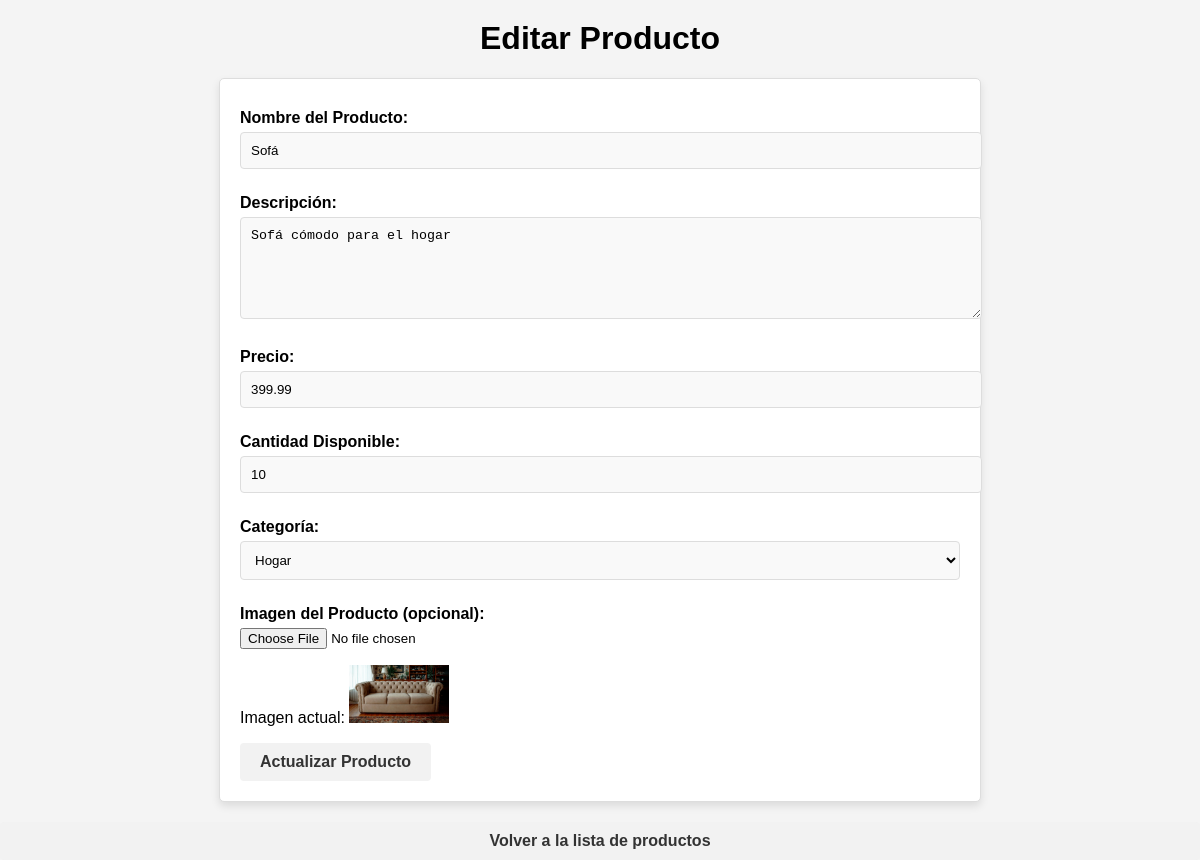
The page /mgmtProducts/edit_products.php?id=4 on the database its author committed.
### tables this page shows
CREATE TABLE `productos` (
  `producto_id` int NOT NULL AUTO_INCREMENT,
  `nombre` varchar(100) NOT NULL,
  `descripcion` varchar(255) DEFAULT NULL,
  `precio` decimal(10,2) NOT NULL,
  `cantidad_disponible` int NOT NULL,
  `categoria_id` int DEFAULT NULL,
  `imagen` varchar(255) DEFAULT NULL,
  PRIMARY KEY (`producto_id`),
  KEY `categoria_id` (`categoria_id`),
  CONSTRAINT `productos_ibfk_1` FOREIGN KEY (`categoria_id`) REFERENCES `categorias` (`categoria_id`)
);

### mgmtProducts/edit_products.php (the view, shortened to what this page needs)
<?php
include '../config/db_config.php';
if (isset($_GET['id'])) {
    $producto_id = $_GET['id'];
    $sql = "SELECT * FROM Productos WHERE producto_id = ?";
    $stmt = $conn->prepare($sql);
    $stmt->bind_param("i", $producto_id);
    $stmt->execute();
    $result = $stmt->get_result();
    $producto = $result->fetch_assoc();
} else {
    echo "ID de producto no especificado.";
    exit;
}
?>
<!DOCTYPE html>
<html lang="es">
<head>
    <link rel="stylesheet" href="../css/productos.css">
</head>
<body>
    <h1>Editar Producto</h1>
    <form action="edit_products.php?id=<?php echo $producto['producto_id']; ?>" method="POST" enctype="multipart/form-data" class="form-container">
        <label for="nombre">Nombre del Producto:</label>
        <input type="text" id="nombre" name="nombre" value="<?php echo $producto['nombre']; ?>" required>
        <label for="descripcion">Descripción:</label>
        <textarea id="descripcion" name="descripcion"><?php echo $producto['descripcion']; ?></textarea>
        <label for="precio">Precio:</label>
        <input type="number" id="precio" name="precio" step="0.01" value="<?php echo $producto['precio']; ?>" required>
        <label for="cantidad">Cantidad Disponible:</label>
        <input type="number" id="cantidad" name="cantidad" value="<?php echo $producto['cantidad_disponible']; ?>" required>
        <label for="categoria">Categoría:</label>
        <select id="categoria" name="categoria" required>
            <?php
            $sql = "SELECT * FROM Categorias";
            $result = $conn->query($sql);
            while ($row = $result->fetch_assoc()) {
                $selected = ($row['categoria_id'] == $producto['categoria_id']) ? 'selected' : '';
                echo "<option value='{$row['categoria_id']}' $selected>{$row['nombre_categoria']}</option>";
            }
            ?>
        </select>
        <label for="imagen">Imagen del Producto (opcional):</label>
        <input type="file" id="imagen" name="imagen" accept="image/*">
        <?php if (!empty($producto['imagen'])): ?>
            <p>Imagen actual: <img src="../uploads/<?php echo $producto['imagen']; ?>" alt="Imagen del producto" style="width: 100px;"></p>
        <?php endif; ?>
        <button type="submit" class="btn-save">Actualizar Producto</button>
    </form>
    <a href="../pages/products.php" class="btn-save">Volver a la lista de productos</a>
</body>
</html>

### css/productos.css (style rules this page uses)
body { font-family: Arial, Helvetica, sans-serif; margin: 0; padding: 0; background-color: #f4f4f4; }
h1 { text-align: center; margin-top: 20px; }
a { text-decoration: none; }
.btn-save { display: flex; align-items: center; justify-content: center; padding: 10px 20px; border: none; border-radius: 4px; background-color: #f2f2f2; color: #333; font-size: 16px; font-weight: bold; cursor: pointer; transition: background-color 0.3s ease; }
.form-container { width: 60%; margin: 20px auto; padding: 20px; background-color: #fff; border: 1px solid #ddd; border-radius: 5px; box-shadow: 0px 4px 8px rgba(0, 0, 0, 0.1); }
.form-container label { display: block; margin: 10px 0 5px; font-weight: bold; }
.form-container input[type="text"], .form-container input[type="number"], .form-container select, .form-container textarea { width: 100%; padding: 10px; margin-bottom: 15px; border: 1px solid #ddd; border-radius: 4px; background-color: #f9f9f9; }
.form-container textarea { height: 80px; resize: vertical; }

### rows shown on the page
productos: nombre "Sofá", descripcion "Sofá cómodo para el hogar", precio "399.99", cantidad "10", imagen (picture)

### other values the page prints
form field categoria "Hogar"
